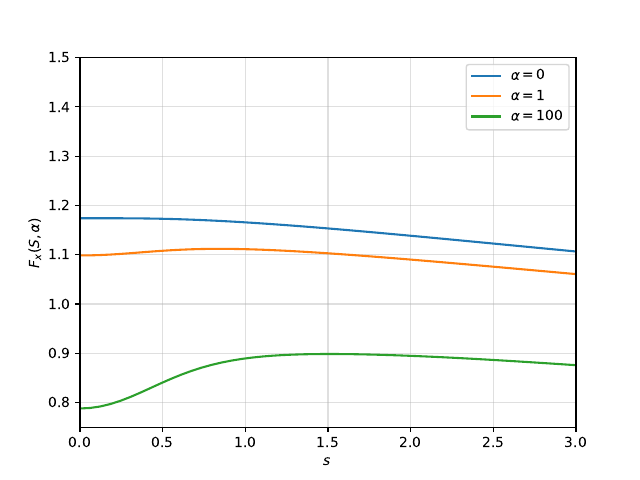

This chart was generated by the following Python code:
import sys

import pylibxc
import numpy as np
import matplotlib.pyplot as plt

# start defintions ====


def get_density(r_s):
  return 3 / (4 * np.pi * (r_s**3))


def hartree_to_mRy(energy):
  return energy * 2 * 1000


def get_eps_x_unif(n):
  return -(3 / (4 * np.pi)) * ((n * 3 * np.pi**2)**(1 / 3))


def get_grad_n(s, n):
  return s * (2 * ((3 * np.pi**2)**(1 / 3)) * (n**(4 / 3)))


def get_up_dn_density(n, zeta):
  n = np.expand_dims(n.flatten(), axis=1)
  zeta = np.expand_dims(zeta.flatten(), axis=1)

  up_density = ((zeta * n) + n) / 2
  dn_density = (n - (zeta * n)) / 2
  return np.concatenate((up_density, dn_density), axis=1)


def get_tau(alpha, grad_n, n, zeta):
  tau_w = (grad_n**2) / (8 * n)
  tau_unif = (3 / 10) * ((3 * np.pi)**(2 / 3)) * (n**(5 / 3))
  d_s = ((1 + zeta)**(5 / 3) + (1 - zeta)**(5 / 3)) / 2
  tau_unif *= d_s

  return (alpha * tau_unif) + tau_w


# end defintions ====


def scan_F_x_unpol(r_s, s, alpha):
  """ Gets eps_x^SCAN from (r_s, zeta, s, alpha). config is used
  to specify some example libxc input cases (see cases below). """

  scan_x = pylibxc.LibXCFunctional("mgga_x_scan", "unpolarized")

  m_r_s, m_s, m_alpha = np.meshgrid(r_s, s, alpha, indexing='ij')
  m_n = get_density(m_r_s)
  m_eps_x_unif = get_eps_x_unif(m_n)

  # obtain libxc inputs
  m_n = get_density(m_r_s)
  m_grad_n = get_grad_n(m_s, m_n)
  m_eps_x_unif = get_eps_x_unif(m_n)
  m_tau = get_tau(m_alpha, m_grad_n, m_n, zeta=0)

  inp = {}
  inp["rho"] = m_n.flatten()
  inp["sigma"] = m_grad_n.flatten()**2
  inp["tau"] = m_tau.flatten()

  scan_x_res = scan_x.compute(inp)
  scan_eps_x = np.squeeze(scan_x_res['zk'])
  scan_F_x = scan_eps_x.reshape(m_r_s.shape) / m_eps_x_unif

  return scan_F_x


if __name__ == "__main__":

  example = 'scan_Fx_unif'
  #example = 'scan_Fx'

  if example == 'scan_Fx_unif':
    n = 1
    tau_unif = (3 / 10) * ((3 * np.pi)**(2 / 3)) * (n**(5 / 3))
    eps_x_unif = -(3 / (4 * np.pi)) * ((n * 3 * np.pi**2)**(1 / 3))

    scan_x = pylibxc.LibXCFunctional("mgga_x_scan", "unpolarized")

    inp = {}
    inp["rho"] = [n]
    inp["sigma"] = [0]
    inp["tau"] = [tau_unif]

    scan_x_res = scan_x.compute(inp)
    scan_eps_x = np.squeeze(scan_x_res['zk'])
    scan_F_x = scan_eps_x / eps_x_unif

    print(scan_F_x)

  if example == 'scan_Fx':

    r_s = np.array([1])
    s = np.linspace(0, 3)
    alpha = np.array([0, 1, 100])

    f_x = scan_F_x_unpol(r_s, s, alpha)

    # remove dummy r_s dim
    f_x = np.squeeze(f_x)
    # swap s and alpha axes for plotting
    f_x = np.transpose(f_x, [1, 0])

    for a, f_x_plot in zip(alpha, f_x):
      plt.plot(s, f_x_plot, label=rf'$\alpha = {a}$')

    plt.ylim(bottom=0.75, top=1.5)
    plt.xlim(left=0, right=3)
    plt.legend()
    plt.xlabel("$s$")
    plt.ylabel(r"$F_x(S, \alpha)$")
    plt.grid(alpha=0.4)
    plt.savefig(f'{example}.pdf')

    print()
